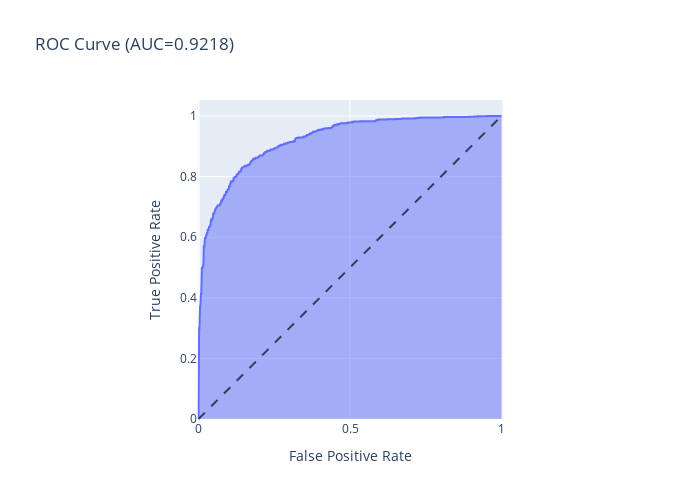

Here is the notebook cell this chart was saved with:
### Code cell
#roc auc score
roc_auc_score(y_test, grid_clf.predict(X_test))

#accuracy score
accuracy_score(y_test, grid_clf.predict(X_test))

# classification report
print(classification_report(y_test, grid_clf.predict(X_test)))

#confusion matrix
c_matrix = confusion_matrix(y_test, grid_clf.predict(X_test))

#plot confusion matrix
sns.heatmap(c_matrix, annot=True, fmt='', cmap='Blues')

#plot roc curve
fpr, tpr, thresholds = roc_curve(y_test, grid_clf.predict_proba(X_test)[:,1])
roc_auc = auc(fpr, tpr)

fig = px.area(
    x=fpr, y=tpr,
    title=f'ROC Curve (AUC={roc_auc:.4f})',
    labels=dict(x='False Positive Rate', y='True Positive Rate'),
    width=700, height=500
)
fig.add_shape(
    type='line', line=dict(dash='dash'),
    x0=0, x1=1, y0=0, y1=1
)

fig.update_yaxes(scaleanchor="x", scaleratio=1)
fig.update_xaxes(constrain='domain')
fig.show()

### Figure 1 — Plotly figure (JSON) as saved in the notebook; plotly's stock layout.template omitted (floating-point values rounded to 4 significant figures; data arrays with more than 128 entries replaced by an {"elided": "..."} marker saying what was removed)
{"data": [{"fillpattern": {"shape": ""}, "hovertemplate": "False Positive Rate=%{x}<br>True Positive Rate=%{y}<extra></extra>", "legendgroup": "", "line": {"color": "#636efa"}, "marker": {"symbol": "circle"}, "mode": "lines", "name": "", "orientation": "v", "showlegend": false, "stackgroup": "1", "type": "scatter", "x": {"elided": "462 float values"}, "xaxis": "x", "y": {"elided": "462 float values"}, "yaxis": "y"}], "layout": {"height": 500, "legend": {"tracegroupgap": 0}, "shapes": [{"line": {"dash": "dash"}, "type": "line", "x0": 0, "x1": 1, "y0": 0, "y1": 1}], "title": {"text": "ROC Curve (AUC=0.9218)"}, "width": 700, "xaxis": {"anchor": "y", "constrain": "domain", "domain": [0, 1], "title": {"text": "False Positive Rate"}}, "yaxis": {"anchor": "x", "domain": [0, 1], "scaleanchor": "x", "scaleratio": 1, "title": {"text": "True Positive Rate"}}}}
